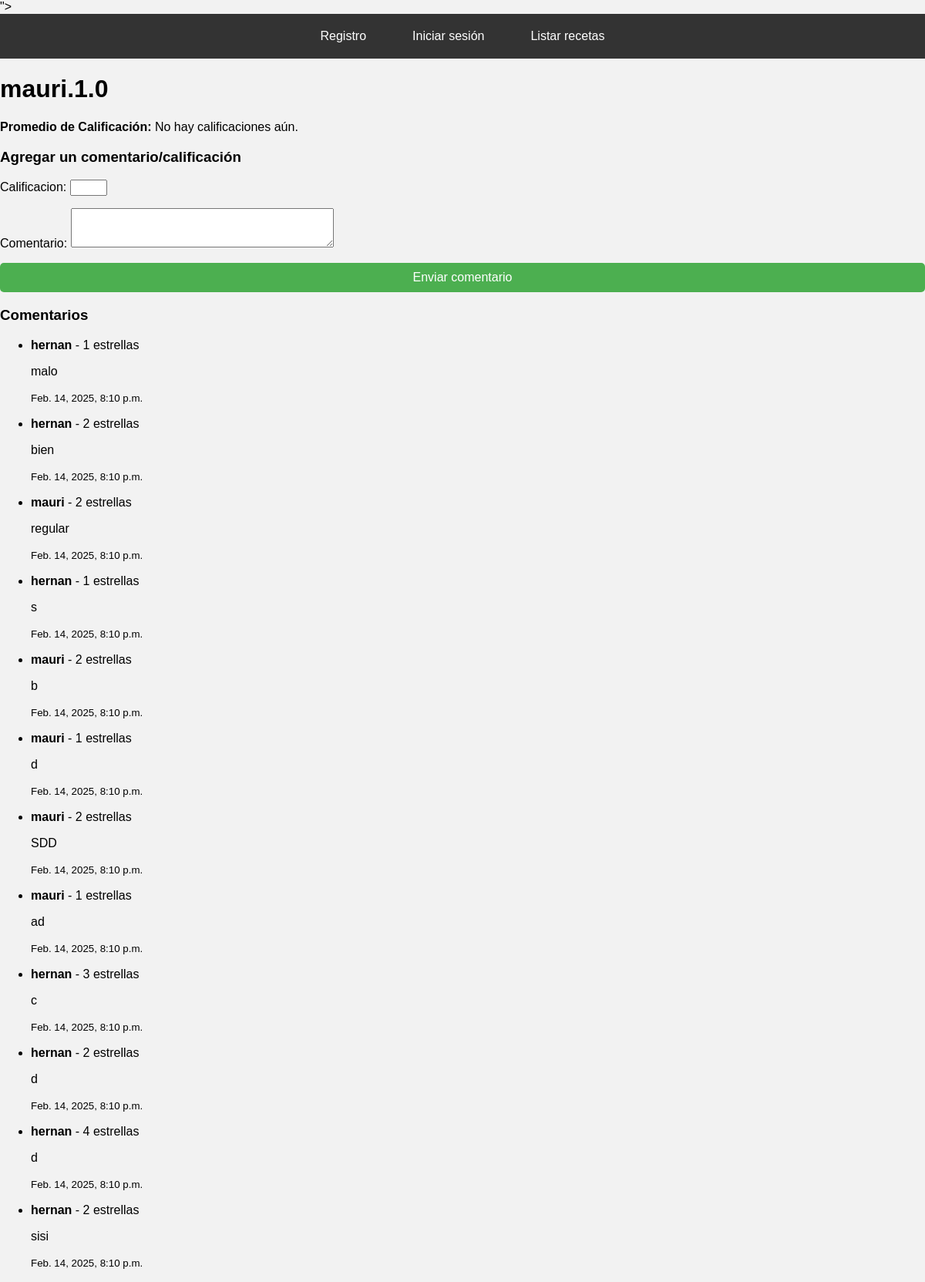
The page /comentarios_calificaciones/1/ on the database its author committed.
### polls/models.py (models this page shows, shortened)
class Receta(models.Model):
    usuario = models.ForeignKey(settings.AUTH_USER_MODEL, on_delete=models.CASCADE)
    titulo = models.CharField(max_length=100)
    descripcion = models.TextField(default="Descripción no disponible")
    imagen = models.ImageField(upload_to='recetas/', null=True, blank=True)
    pasos_de_preparacion = models.TextField()
    categoria = models.CharField(max_length=50)
    dificultad = models.CharField(max_length=50)
    tiempo_de_coccion = models.IntegerField()
    ingredientes = models.ManyToManyField(Ingrediente, through='RecetaIngrediente', blank=True)
    favoritos = models.ManyToManyField(settings.AUTH_USER_MODEL, related_name='favoritos_recetas', blank=True)

class Comentario(models.Model):
    usuario = models.ForeignKey(settings.AUTH_USER_MODEL, on_delete=models.CASCADE, related_name='comentarios')
    receta = models.ForeignKey(Receta, on_delete=models.CASCADE, related_name='comentarios')
    comentario = models.TextField()
    calificacion = models.PositiveIntegerField()

class Usuario(AbstractUser):
    username = models.CharField(max_length=150, unique=True, null=False)
    email = models.EmailField(unique=True)
    fecha_nacimiento = models.DateField(null=True, blank=True)
    favoritos = models.ManyToManyField('Receta', related_name='usuarios_favoritos', blank=True)

### polls/views.py (the view, shortened to what this page needs)
# urls.py: path('comentarios_calificaciones/<int:receta_id>/', AgregarComentarioView.as_view(), name='comentarios_calificaciones'),
class AgregarComentarioView(View):
    def get(self, request, receta_id):
        receta = get_object_or_404(Receta, id=receta_id)
        form = ComentarioForm()  # Crear un formulario vacío
        comentarios = Comentario.objects.filter(receta=receta)  # Obtener los comentarios de la receta
        return render(request, 'polls/comentarios_calificaciones.html', {'form': form, 'receta': receta, 'comentarios': comentarios})

### polls/forms.py
class ComentarioForm(forms.ModelForm):
    class Meta:
        model = Comentario
        fields = ['calificacion', 'comentario']
        widgets = {
            'calificacion': forms.NumberInput(attrs={'min': 1, 'max': 5}),
            'comentario': forms.Textarea(attrs={'rows': 3, 'cols': 40}),
        }

### polls/templates/polls/comentarios_calificaciones.html (shortened to what this page needs)
{% extends 'polls/base.html' %}
{% block content %}
<h1>{{ receta.titulo }}</h1>
{% if promedio_calificacion %}
    <p><strong>Promedio de Calificación:</strong> {{ promedio_calificacion|floatformat:1 }} estrellas</p>
{% else %}
    <p><strong>Promedio de Calificación:</strong> No hay calificaciones aún.</p>
{% endif %}
<h3>Agregar un comentario/calificación</h3>
<form method="POST" action="{% url 'agregar_comentario' receta.id %}">
    {{ form.as_p }}
    <button type="submit" class="boton">Enviar comentario</button>
</form>
<h3>Comentarios</h3>
<ul>
    {% for comentario in comentarios %}
        <li>
            <p><strong>{{ comentario.usuario.username }}</strong> - {{ comentario.calificacion }} estrellas</p>
            <p>{{ comentario.comentario }}</p>
            <p><small>{{ comentario.fecha_creacion }}</small></p>
        </li>
    {% endfor %}
</ul>
{% endblock %}

### polls/templates/polls/base.html (style rules this page uses)
body { font-family: Arial, sans-serif; margin: 0; padding: 0; background-color: #f2f2f2; }
.boton { width: 100%; padding: 10px; background-color: #4CAF50; color: #fff; border: none; border-radius: 5px; font-size: 16px; cursor: pointer; }

### rows shown on the page
Receta: titulo "mauri.1.0"
Comentario: usuario.username "hernan", calificacion "1", comentario "malo", fecha_creacion "Feb. 14, 2025, 8:10 p.m."
Comentario: usuario.username "hernan", calificacion "2", comentario "bien", fecha_creacion "Feb. 14, 2025, 8:10 p.m."
Comentario: usuario.username "mauri", calificacion "2", comentario "regular", fecha_creacion "Feb. 14, 2025, 8:10 p.m."
Comentario: usuario.username "hernan", calificacion "1", comentario "s", fecha_creacion "Feb. 14, 2025, 8:10 p.m."
Comentario: usuario.username "mauri", calificacion "2", comentario "b", fecha_creacion "Feb. 14, 2025, 8:10 p.m."
Comentario: usuario.username "mauri", calificacion "1", comentario "d", fecha_creacion "Feb. 14, 2025, 8:10 p.m."
Comentario: usuario.username "mauri", calificacion "2", comentario "SDD", fecha_creacion "Feb. 14, 2025, 8:10 p.m."
Comentario: usuario.username "mauri", calificacion "1", comentario "ad", fecha_creacion "Feb. 14, 2025, 8:10 p.m."
Comentario: usuario.username "hernan", calificacion "3", comentario "c", fecha_creacion "Feb. 14, 2025, 8:10 p.m."
Comentario: usuario.username "hernan", calificacion "2", comentario "d", fecha_creacion "Feb. 14, 2025, 8:10 p.m."
Comentario: usuario.username "hernan", calificacion "4", comentario "d", fecha_creacion "Feb. 14, 2025, 8:10 p.m."
Comentario: usuario.username "hernan", calificacion "2", comentario "sisi", fecha_creacion "Feb. 14, 2025, 8:10 p.m."
